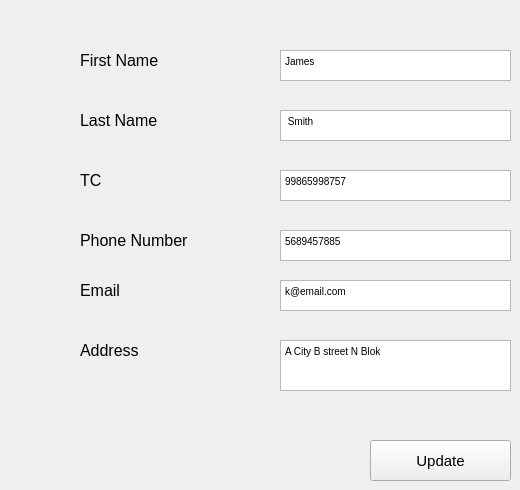
     <widget class="QWidget" name="Pedit_info">
      <widget class="QTextEdit" name="email_textEdit">
       <property name="geometry">
        <rect>
         <x>280</x>
         <y>280</y>
         <width>231</width>
         <height>31</height>
        </rect>
       </property>
       <property name="palette">
        <palette>
         <active>
          <colorrole role="Text">
           <brush brushstyle="SolidPattern">
            <color alpha="255">
             <red>0</red>
             <green>0</green>
             <blue>0</blue>
            </color>
           </brush>
          </colorrole>
          <colorrole role="BrightText">
           <brush brushstyle="SolidPattern">
            <color alpha="255">
             <red>153</red>
             <green>153</green>
             <blue>153</blue>
            </color>
           </brush>
          </colorrole>
          <colorrole role="PlaceholderText">
           <brush brushstyle="NoBrush">
            <color alpha="128">
             <red>0</red>
             <green>0</green>
             <blue>0</blue>
            </color>
           </brush>
          </colorrole>
         </active>
         <inactive>
          <colorrole role="Text">
           <brush brushstyle="SolidPattern">
            <color alpha="255">
             <red>0</red>
             <green>0</green>
             <blue>0</blue>
            </color>
           </brush>
          </colorrole>
          <colorrole role="BrightText">
           <brush brushstyle="SolidPattern">
            <color alpha="255">
             <red>153</red>
             <green>153</green>
             <blue>153</blue>
            </color>
           </brush>
          </colorrole>
          <colorrole role="PlaceholderText">
           <brush brushstyle="NoBrush">
            <color alpha="128">
             <red>0</red>
             <green>0</green>
             <blue>0</blue>
            </color>
           </brush>
          </colorrole>
         </inactive>
         <disabled>
          <colorrole role="Text">
           <brush brushstyle="SolidPattern">
            <color alpha="255">
             <red>120</red>
             <green>120</green>
             <blue>120</blue>
            </color>
           </brush>
          </colorrole>
          <colorrole role="BrightText">
           <brush brushstyle="SolidPattern">
            <color alpha="255">
             <red>153</red>
             <green>153</green>
             <blue>153</blue>
            </color>
           </brush>
          </colorrole>
          <colorrole role="PlaceholderText">
           <brush brushstyle="NoBrush">
            <color alpha="128">
             <red>0</red>
             <green>0</green>
             <blue>0</blue>
            </color>
           </brush>
          </colorrole>
         </disabled>
        </palette>
       </property>
       <property name="font">
        <font>
         <pointsize>12</pointsize>
        </font>
       </property>
       <property name="documentTitle">
        <string/>
       </property>
       <property name="markdown">
        <string>k@email.com

</string>
       </property>
       <property name="html">
        <string>&lt;!DOCTYPE HTML PUBLIC &quot;-//W3C//DTD HTML 4.0//EN&quot; &quot;http://www.w3.org/TR/REC-html40/strict.dtd&quot;&gt;
&lt;html&gt;&lt;head&gt;&lt;meta name=&quot;qrichtext&quot; content=&quot;1&quot; /&gt;&lt;style type=&quot;text/css&quot;&gt;
p, li { white-space: pre-wrap; }
&lt;/style&gt;&lt;/head&gt;&lt;body style=&quot; font-family:'MS Shell Dlg 2'; font-size:12pt; font-weight:400; font-style:normal;&quot;&gt;
&lt;p style=&quot; margin-top:5px; margin-bottom:5px; margin-left:0px; margin-right:0px; -qt-block-indent:0; text-indent:0px;&quot;&gt;&lt;span style=&quot; font-size:7.8pt;&quot;&gt;k@email.com&lt;/span&gt;&lt;/p&gt;&lt;/body&gt;&lt;/html&gt;</string>
       </property>
       <property name="placeholderText">
        <string/>
       </property>
      </widget>
      <widget class="QTextEdit" name="TC_textEdit">
       <property name="geometry">
        <rect>
         <x>280</x>
         <y>170</y>
         <width>231</width>
         <height>31</height>
        </rect>
       </property>
       <property name="palette">
        <palette>
         <active>
          <colorrole role="Text">
           <brush brushstyle="SolidPattern">
            <color alpha="255">
             <red>0</red>
             <green>0</green>
             <blue>0</blue>
            </color>
           </brush>
          </colorrole>
          <colorrole role="BrightText">
           <brush brushstyle="SolidPattern">
            <color alpha="255">
             <red>153</red>
             <green>153</green>
             <blue>153</blue>
            </color>
           </brush>
          </colorrole>
          <colorrole role="PlaceholderText">
           <brush brushstyle="NoBrush">
            <color alpha="128">
             <red>0</red>
             <green>0</green>
             <blue>0</blue>
            </color>
           </brush>
          </colorrole>
         </active>
         <inactive>
          <colorrole role="Text">
           <brush brushstyle="SolidPattern">
            <color alpha="255">
             <red>0</red>
             <green>0</green>
             <blue>0</blue>
            </color>
           </brush>
          </colorrole>
          <colorrole role="BrightText">
           <brush brushstyle="SolidPattern">
            <color alpha="255">
             <red>153</red>
             <green>153</green>
             <blue>153</blue>
            </color>
           </brush>
          </colorrole>
          <colorrole role="PlaceholderText">
           <brush brushstyle="NoBrush">
            <color alpha="128">
             <red>0</red>
             <green>0</green>
             <blue>0</blue>
            </color>
           </brush>
          </colorrole>
         </inactive>
         <disabled>
          <colorrole role="Text">
           <brush brushstyle="SolidPattern">
            <color alpha="255">
             <red>120</red>
             <green>120</green>
             <blue>120</blue>
            </color>
           </brush>
          </colorrole>
          <colorrole role="BrightText">
           <brush brushstyle="SolidPattern">
            <color alpha="255">
             <red>153</red>
             <green>153</green>
             <blue>153</blue>
            </color>
           </brush>
          </colorrole>
          <colorrole role="PlaceholderText">
           <brush brushstyle="NoBrush">
            <color alpha="128">
             <red>0</red>
             <green>0</green>
             <blue>0</blue>
            </color>
           </brush>
          </colorrole>
         </disabled>
        </palette>
       </property>
       <property name="font">
        <font>
         <pointsize>12</pointsize>
        </font>
       </property>
       <property name="documentTitle">
        <string/>
       </property>
       <property name="markdown">
        <string>99865998757

</string>
       </property>
       <property name="html">
        <string>&lt;!DOCTYPE HTML PUBLIC &quot;-//W3C//DTD HTML 4.0//EN&quot; &quot;http://www.w3.org/TR/REC-html40/strict.dtd&quot;&gt;
&lt;html&gt;&lt;head&gt;&lt;meta name=&quot;qrichtext&quot; content=&quot;1&quot; /&gt;&lt;style type=&quot;text/css&quot;&gt;
p, li { white-space: pre-wrap; }
&lt;/style&gt;&lt;/head&gt;&lt;body style=&quot; font-family:'MS Shell Dlg 2'; font-size:12pt; font-weight:400; font-style:normal;&quot;&gt;
&lt;p style=&quot; margin-top:5px; margin-bottom:5px; margin-left:0px; margin-right:0px; -qt-block-indent:0; text-indent:0px;&quot;&gt;&lt;span style=&quot; font-size:7.8pt;&quot;&gt;99865998757&lt;/span&gt;&lt;/p&gt;&lt;/body&gt;&lt;/html&gt;</string>
       </property>
       <property name="placeholderText">
        <string/>
       </property>
      </widget>
      <widget class="QTextEdit" name="TC_textEdit_2">
       <property name="geometry">
        <rect>
         <x>280</x>
         <y>50</y>
         <width>231</width>
         <height>31</height>
        </rect>
       </property>
       <property name="palette">
        <palette>
         <active>
          <colorrole role="Text">
           <brush brushstyle="SolidPattern">
            <color alpha="255">
             <red>0</red>
             <green>0</green>
             <blue>0</blue>
            </color>
           </brush>
          </colorrole>
          <colorrole role="BrightText">
           <brush brushstyle="SolidPattern">
            <color alpha="255">
             <red>153</red>
             <green>153</green>
             <blue>153</blue>
            </color>
           </brush>
          </colorrole>
          <colorrole role="PlaceholderText">
           <brush brushstyle="NoBrush">
            <color alpha="128">
             <red>0</red>
             <green>0</green>
             <blue>0</blue>
            </color>
           </brush>
          </colorrole>
         </active>
         <inactive>
          <colorrole role="Text">
           <brush brushstyle="SolidPattern">
            <color alpha="255">
             <red>0</red>
             <green>0</green>
             <blue>0</blue>
            </color>
           </brush>
          </colorrole>
          <colorrole role="BrightText">
           <brush brushstyle="SolidPattern">
            <color alpha="255">
             <red>153</red>
             <green>153</green>
             <blue>153</blue>
            </color>
           </brush>
          </colorrole>
          <colorrole role="PlaceholderText">
           <brush brushstyle="NoBrush">
            <color alpha="128">
             <red>0</red>
             <green>0</green>
             <blue>0</blue>
            </color>
           </brush>
          </colorrole>
         </inactive>
         <disabled>
          <colorrole role="Text">
           <brush brushstyle="SolidPattern">
            <color alpha="255">
             <red>120</red>
             <green>120</green>
             <blue>120</blue>
            </color>
           </brush>
          </colorrole>
          <colorrole role="BrightText">
           <brush brushstyle="SolidPattern">
            <color alpha="255">
             <red>153</red>
             <green>153</green>
             <blue>153</blue>
            </color>
           </brush>
          </colorrole>
          <colorrole role="PlaceholderText">
           <brush brushstyle="NoBrush">
            <color alpha="128">
             <red>0</red>
             <green>0</green>
             <blue>0</blue>
            </color>
           </brush>
          </colorrole>
         </disabled>
        </palette>
       </property>
       <property name="font">
        <font>
         <pointsize>12</pointsize>
        </font>
       </property>
       <property name="documentTitle">
        <string/>
       </property>
       <property name="markdown">
        <string>James

</string>
       </property>
       <property name="html">
        <string>&lt;!DOCTYPE HTML PUBLIC &quot;-//W3C//DTD HTML 4.0//EN&quot; &quot;http://www.w3.org/TR/REC-html40/strict.dtd&quot;&gt;
&lt;html&gt;&lt;head&gt;&lt;meta name=&quot;qrichtext&quot; content=&quot;1&quot; /&gt;&lt;style type=&quot;text/css&quot;&gt;
p, li { white-space: pre-wrap; }
&lt;/style&gt;&lt;/head&gt;&lt;body style=&quot; font-family:'MS Shell Dlg 2'; font-size:12pt; font-weight:400; font-style:normal;&quot;&gt;
&lt;p style=&quot; margin-top:5px; margin-bottom:5px; margin-left:0px; margin-right:0px; -qt-block-indent:0; text-indent:0px;&quot;&gt;&lt;span style=&quot; font-size:7.8pt;&quot;&gt;James&lt;/span&gt;&lt;/p&gt;&lt;/body&gt;&lt;/html&gt;</string>
       </property>
       <property name="placeholderText">
        <string/>
       </property>
      </widget>
      <widget class="QTextEdit" name="TC_textEdit_3">
       <property name="geometry">
        <rect>
         <x>280</x>
         <y>110</y>
         <width>231</width>
         <height>31</height>
        </rect>
       </property>
       <property name="palette">
        <palette>
         <active>
          <colorrole role="Text">
           <brush brushstyle="SolidPattern">
            <color alpha="255">
             <red>0</red>
             <green>0</green>
             <blue>0</blue>
            </color>
           </brush>
          </colorrole>
          <colorrole role="BrightText">
           <brush brushstyle="SolidPattern">
            <color alpha="255">
             <red>153</red>
             <green>153</green>
             <blue>153</blue>
            </color>
           </brush>
          </colorrole>
          <colorrole role="PlaceholderText">
           <brush brushstyle="NoBrush">
            <color alpha="128">
             <red>0</red>
             <green>0</green>
             <blue>0</blue>
            </color>
           </brush>
          </colorrole>
         </active>
         <inactive>
          <colorrole role="Text">
           <brush brushstyle="SolidPattern">
            <color alpha="255">
             <red>0</red>
             <green>0</green>
             <blue>0</blue>
            </color>
           </brush>
          </colorrole>
          <colorrole role="BrightText">
           <brush brushstyle="SolidPattern">
            <color alpha="255">
             <red>153</red>
             <green>153</green>
             <blue>153</blue>
            </color>
           </brush>
          </colorrole>
          <colorrole role="PlaceholderText">
           <brush brushstyle="NoBrush">
            <color alpha="128">
             <red>0</red>
             <green>0</green>
             <blue>0</blue>
            </color>
           </brush>
          </colorrole>
         </inactive>
         <disabled>
          <colorrole role="Text">
           <brush brushstyle="SolidPattern">
            <color alpha="255">
             <red>120</red>
             <green>120</green>
             <blue>120</blue>
            </color>
           </brush>
          </colorrole>
          <colorrole role="BrightText">
           <brush brushstyle="SolidPattern">
            <color alpha="255">
             <red>153</red>
             <green>153</green>
             <blue>153</blue>
            </color>
           </brush>
          </colorrole>
          <colorrole role="PlaceholderText">
           <brush brushstyle="NoBrush">
            <color alpha="128">
             <red>0</red>
             <green>0</green>
             <blue>0</blue>
            </color>
           </brush>
          </colorrole>
         </disabled>
        </palette>
       </property>
       <property name="font">
        <font>
         <pointsize>12</pointsize>
        </font>
       </property>
       <property name="documentTitle">
        <string/>
       </property>
       <property name="markdown">
        <string> Smith

</string>
       </property>
       <property name="html">
        <string>&lt;!DOCTYPE HTML PUBLIC &quot;-//W3C//DTD HTML 4.0//EN&quot; &quot;http://www.w3.org/TR/REC-html40/strict.dtd&quot;&gt;
&lt;html&gt;&lt;head&gt;&lt;meta name=&quot;qrichtext&quot; content=&quot;1&quot; /&gt;&lt;style type=&quot;text/css&quot;&gt;
p, li { white-space: pre-wrap; }
&lt;/style&gt;&lt;/head&gt;&lt;body style=&quot; font-family:'MS Shell Dlg 2'; font-size:12pt; font-weight:400; font-style:normal;&quot;&gt;
&lt;p style=&quot; margin-top:0px; margin-bottom:0px; margin-left:0px; margin-right:0px; -qt-block-indent:0; text-indent:0px;&quot;&gt;&lt;span style=&quot; font-size:7.8pt;&quot;&gt; Smith&lt;/span&gt;&lt;/p&gt;&lt;/body&gt;&lt;/html&gt;</string>
       </property>
       <property name="placeholderText">
        <string/>
       </property>
      </widget>
      <widget class="QTextEdit" name="phoneNum_textEdit">
       <property name="geometry">
        <rect>
         <x>280</x>
         <y>230</y>
         <width>231</width>
         <height>31</height>
        </rect>
       </property>
       <property name="palette">
        <palette>
         <active>
          <colorrole role="Text">
           <brush brushstyle="SolidPattern">
            <color alpha="255">
             <red>0</red>
             <green>0</green>
             <blue>0</blue>
            </color>
           </brush>
          </colorrole>
          <colorrole role="BrightText">
           <brush brushstyle="SolidPattern">
            <color alpha="255">
             <red>153</red>
             <green>153</green>
             <blue>153</blue>
            </color>
           </brush>
          </colorrole>
          <colorrole role="PlaceholderText">
           <brush brushstyle="NoBrush">
            <color alpha="128">
             <red>0</red>
             <green>0</green>
             <blue>0</blue>
            </color>
           </brush>
          </colorrole>
         </active>
         <inactive>
          <colorrole role="Text">
           <brush brushstyle="SolidPattern">
            <color alpha="255">
             <red>0</red>
             <green>0</green>
             <blue>0</blue>
            </color>
           </brush>
          </colorrole>
          <colorrole role="BrightText">
           <brush brushstyle="SolidPattern">
            <color alpha="255">
             <red>153</red>
             <green>153</green>
             <blue>153</blue>
            </color>
           </brush>
          </colorrole>
          <colorrole role="PlaceholderText">
           <brush brushstyle="NoBrush">
            <color alpha="128">
             <red>0</red>
             <green>0</green>
             <blue>0</blue>
            </color>
           </brush>
          </colorrole>
         </inactive>
         <disabled>
          <colorrole role="Text">
           <brush brushstyle="SolidPattern">
            <color alpha="255">
             <red>120</red>
             <green>120</green>
             <blue>120</blue>
            </color>
           </brush>
          </colorrole>
          <colorrole role="BrightText">
           <brush brushstyle="SolidPattern">
            <color alpha="255">
             <red>153</red>
             <green>153</green>
             <blue>153</blue>
            </color>
           </brush>
          </colorrole>
          <colorrole role="PlaceholderText">
           <brush brushstyle="NoBrush">
            <color alpha="128">
             <red>0</red>
             <green>0</green>
             <blue>0</blue>
            </color>
           </brush>
          </colorrole>
         </disabled>
        </palette>
       </property>
       <property name="font">
        <font>
         <pointsize>12</pointsize>
        </font>
       </property>
       <property name="documentTitle">
        <string/>
       </property>
       <property name="markdown">
        <string>5689457885

</string>
       </property>
       <property name="html">
        <string>&lt;!DOCTYPE HTML PUBLIC &quot;-//W3C//DTD HTML 4.0//EN&quot; &quot;http://www.w3.org/TR/REC-html40/strict.dtd&quot;&gt;
&lt;html&gt;&lt;head&gt;&lt;meta name=&quot;qrichtext&quot; content=&quot;1&quot; /&gt;&lt;style type=&quot;text/css&quot;&gt;
p, li { white-space: pre-wrap; }
&lt;/style&gt;&lt;/head&gt;&lt;body style=&quot; font-family:'MS Shell Dlg 2'; font-size:12pt; font-weight:400; font-style:normal;&quot;&gt;
&lt;p style=&quot; margin-top:5px; margin-bottom:5px; margin-left:0px; margin-right:0px; -qt-block-indent:0; text-indent:0px;&quot;&gt;&lt;span style=&quot; font-size:7.8pt;&quot;&gt;5689457885&lt;/span&gt;&lt;/p&gt;&lt;/body&gt;&lt;/html&gt;</string>
       </property>
       <property name="placeholderText">
        <string/>
       </property>
      </widget>
      <widget class="QTextEdit" name="Address_textEdit">
       <property name="geometry">
        <rect>
         <x>280</x>
         <y>340</y>
         <width>231</width>
         <height>51</height>
        </rect>
       </property>
       <property name="palette">
        <palette>
         <active>
          <colorrole role="Text">
           <brush brushstyle="SolidPattern">
            <color alpha="255">
             <red>0</red>
             <green>0</green>
             <blue>0</blue>
            </color>
           </brush>
          </colorrole>
          <colorrole role="BrightText">
           <brush brushstyle="SolidPattern">
            <color alpha="255">
             <red>153</red>
             <green>153</green>
             <blue>153</blue>
            </color>
           </brush>
          </colorrole>
          <colorrole role="PlaceholderText">
           <brush brushstyle="NoBrush">
            <color alpha="128">
             <red>0</red>
             <green>0</green>
             <blue>0</blue>
            </color>
           </brush>
          </colorrole>
         </active>
         <inactive>
          <colorrole role="Text">
           <brush brushstyle="SolidPattern">
            <color alpha="255">
             <red>0</red>
             <green>0</green>
             <blue>0</blue>
            </color>
           </brush>
          </colorrole>
          <colorrole role="BrightText">
           <brush brushstyle="SolidPattern">
            <color alpha="255">
             <red>153</red>
             <green>153</green>
             <blue>153</blue>
            </color>
           </brush>
          </colorrole>
          <colorrole role="PlaceholderText">
           <brush brushstyle="NoBrush">
            <color alpha="128">
             <red>0</red>
             <green>0</green>
             <blue>0</blue>
            </color>
           </brush>
          </colorrole>
         </inactive>
         <disabled>
          <colorrole role="Text">
           <brush brushstyle="SolidPattern">
            <color alpha="255">
             <red>120</red>
             <green>120</green>
             <blue>120</blue>
            </color>
           </brush>
          </colorrole>
          <colorrole role="BrightText">
           <brush brushstyle="SolidPattern">
            <color alpha="255">
             <red>153</red>
             <green>153</green>
             <blue>153</blue>
            </color>
           </brush>
          </colorrole>
          <colorrole role="PlaceholderText">
           <brush brushstyle="NoBrush">
            <color alpha="128">
             <red>0</red>
             <green>0</green>
             <blue>0</blue>
            </color>
           </brush>
          </colorrole>
         </disabled>
        </palette>
       </property>
       <property name="font">
        <font>
         <pointsize>12</pointsize>
        </font>
       </property>
       <property name="documentTitle">
        <string/>
       </property>
       <property name="markdown">
        <string>A City B street N Blok

</string>
       </property>
       <property name="html">
        <string>&lt;!DOCTYPE HTML PUBLIC &quot;-//W3C//DTD HTML 4.0//EN&quot; &quot;http://www.w3.org/TR/REC-html40/strict.dtd&quot;&gt;
&lt;html&gt;&lt;head&gt;&lt;meta name=&quot;qrichtext&quot; content=&quot;1&quot; /&gt;&lt;style type=&quot;text/css&quot;&gt;
p, li { white-space: pre-wrap; }
&lt;/style&gt;&lt;/head&gt;&lt;body style=&quot; font-family:'MS Shell Dlg 2'; font-size:12pt; font-weight:400; font-style:normal;&quot;&gt;
&lt;p style=&quot; margin-top:5px; margin-bottom:5px; margin-left:0px; margin-right:0px; -qt-block-indent:0; text-indent:0px;&quot;&gt;&lt;span style=&quot; font-size:7.8pt;&quot;&gt;A City B street N Blok&lt;/span&gt;&lt;/p&gt;&lt;/body&gt;&lt;/html&gt;</string>
       </property>
       <property name="placeholderText">
        <string/>
       </property>
      </widget>
      <widget class="QPushButton" name="edit_save_button">
       <property name="geometry">
        <rect>
         <x>370</x>
         <y>440</y>
         <width>141</width>
         <height>41</height>
        </rect>
       </property>
       <property name="font">
        <font>
         <pointsize>11</pointsize>
        </font>
       </property>
       <property name="text">
        <string>Update</string>
       </property>
      </widget>
      <widget class="QLabel" name="label">
       <property name="geometry">
        <rect>
         <x>80</x>
         <y>50</y>
         <width>111</width>
         <height>21</height>
        </rect>
       </property>
       <property name="font">
        <font>
         <pointsize>12</pointsize>
        </font>
       </property>
       <property name="text">
        <string>First Name</string>
       </property>
      </widget>
      <widget class="QLabel" name="label_2">
       <property name="geometry">
        <rect>
         <x>80</x>
         <y>110</y>
         <width>111</width>
         <height>21</height>
        </rect>
       </property>
       <property name="font">
        <font>
         <pointsize>12</pointsize>
        </font>
       </property>
       <property name="text">
        <string>Last Name</string>
       </property>
      </widget>
      <widget class="QLabel" name="label_3">
       <property name="geometry">
        <rect>
         <x>80</x>
         <y>170</y>
         <width>111</width>
         <height>21</height>
        </rect>
       </property>
       <property name="font">
        <font>
         <pointsize>12</pointsize>
        </font>
       </property>
       <property name="text">
        <string>TC</string>
       </property>
      </widget>
      <widget class="QLabel" name="label_4">
       <property name="geometry">
        <rect>
         <x>80</x>
         <y>230</y>
         <width>151</width>
         <height>21</height>
        </rect>
       </property>
       <property name="font">
        <font>
         <pointsize>12</pointsize>
        </font>
       </property>
       <property name="text">
        <string>Phone Number</string>
       </property>
      </widget>
      <widget class="QLabel" name="label_5">
       <property name="geometry">
        <rect>
         <x>80</x>
         <y>280</y>
         <width>111</width>
         <height>21</height>
        </rect>
       </property>
       <property name="font">
        <font>
         <pointsize>12</pointsize>
        </font>
       </property>
       <property name="text">
        <string>Email</string>
       </property>
      </widget>
      <widget class="QLabel" name="label_6">
       <property name="geometry">
        <rect>
         <x>80</x>
         <y>340</y>
         <width>111</width>
         <height>21</height>
        </rect>
       </property>
       <property name="font">
        <font>
         <pointsize>12</pointsize>
        </font>
       </property>
       <property name="text">
        <string>Address</string>
       </property>
      </widget>
     </widget>
